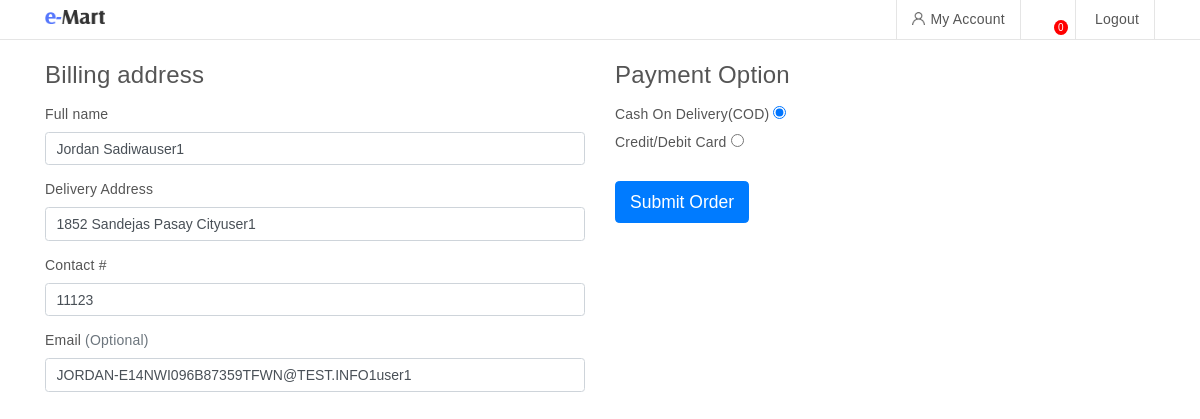
Screenshot of /testc.php (signed in) with the database file from the repository.
### tables this page shows
CREATE TABLE `userinfo` (
  `id` int(11) NOT NULL,
  `fullname` varchar(255) DEFAULT NULL,
  `address` varchar(255) DEFAULT NULL,
  `contact` varchar(255) DEFAULT NULL,
  `email` varchar(255) DEFAULT NULL,
  `bday` date DEFAULT NULL,
  `date_created` timestamp NOT NULL DEFAULT current_timestamp(),
  `userid` int(11) DEFAULT NULL,
  `photo` varchar(255) DEFAULT NULL
);

### model.php (called while the page is built, shortened)
<?php
class Model {
	public $db;
	public function __construct(){
		require_once "config.php";
		$this->db = $db;
	}
	public function updateStoreListener(){
		return $this;
	}
	public function getUserProfile(){
		$sql = "
			SELECT t1.*,t2.photo as 'profilePicture', t3.position
			FROM userinfo t1
			LEFT JOIN user t2
			ON t1.userid = t2.id
			left join store t3
			on t3.userid = t2.id
			WHERE t1.userid = ".$_SESSION['id']."
			LIMIT 1
		";
		return $this->db->query($sql)->fetch();
	}
}

### testc.php (the view, shortened to what this page needs)
    <?php
  include_once "./model.php";
  $model = new Model();
    ?>
<!doctype html>
<html lang="en">
  <head>
      <link href="./index_files/css" rel="stylesheet">
      <link rel="stylesheet" href="./node_modules/bootstrap/dist/css/bootstrap.min.css" >
      <link rel="stylesheet" href="./index_files/animate.css">
      <link rel="stylesheet" href="./index_files/owl.carousel.min.css">
      <link rel="stylesheet" href="./index_files/normalize.css">
      <link rel="stylesheet" href="./index_files/style.css">
      <link rel="stylesheet" href="./index_files/responsive.css">
    </head>
<body>
  <?php include_once "./nav.php"; ?>
    <?php
      $profile = $model->getUserProfile();
    ?>
  <main class="container-fluid">
    <section class="container">
      <article class="row">
        <div class="col-sm">
          <br>
          <h4 class="mb-3">Billing address</h4>
            <div class="row">
              <div class="col-md-12 mb-3">
                <label for="firstName">Full name</label>
                <input type="text" data-target="#fullname2" class="copy form-control" id="firstName" placeholder="" value="<?= (isset($profile['fullname'])) ? $profile['fullname'] : ''; ?>" name="firstname" required>
              </div>
            </div>
            <div class="mb-3">
              <label for="address">Delivery Address</label>
              <input type="text" data-target="#address2" class="copy form-control" id="address" placeholder="1234 Main St" value="<?= (isset($profile['address'])) ? $profile['address'] : ''; ?>" required name="address">
            </div>
            <div class="mb-3">
              <label for="address">Contact #</label>
              <input type="text" data-target="#contact2" class="copy form-control" id="contact" placeholder="Mobile #" required value="<?= (isset($profile['contact'])) ? $profile['contact'] : ''; ?>" name="contact">
            </div>
            <div class="mb-3">
              <label for="email">Email <span class="text-muted">(Optional)</span></label>
              <input type="email" data-target="#email2" class="copy form-control" id="email" placeholder="you@example.com" value="<?= (isset($profile['email'])) ? $profile['email'] : ''; ?>" name="email">
            </div>
        </div>
        <div class="col-sm">
          <br>
          <h4 class="mb-3">Payment Option</h4>
          <label for="cod">Cash On Delivery(COD)
          <input type="radio" id="cod" name="paymentType" checked value="cod"></label>
          <br>
          <label for="card">Credit/Debit Card
          <input type="radio" id="card" name="paymentType" value="Card">
        </label>
          <br>
          <br>
          <form id="cod-form">
            <input type="submit" class="btn btn-primary btn-lg" value="Submit Order">
          </form>
        </div>
      </article>
    </section>
  </main>
</body>
</html>

### rows the page displays
userinfo: firstname "Jordan Sadiwauser1", address "1852 Sandejas Pasay Cityuser1", contact "11123", email "JORDAN-E14NWI096B87359TFWN@TEST.INFO1user1"
